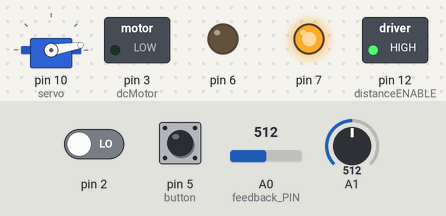
Bench run of a sketch on a simulated Arduino Mega 2560, built with avr-gcc and run on an emulated ATmega2560. Parts: servo, switched loads named in the sketch (green lamp = pin HIGH), output pins drawn as LEDs (lit = HIGH). The inputs (shaded band) are chosen by the test bench; at power-on: pin 5 (button) HIGH, A0 (feedback_PIN) = 512, pin 2 LOW, A1 = 512. What the sketch prints to the serial monitor is not drawn.

Above: at 0.06 s.
At 1.2 s:
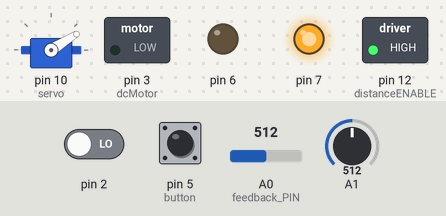
1.3 s: pin 5 (button) pulled LOW for 0.15 s
2.9 s: A0 (feedback_PIN) set to 716
Timing chart, 0 to 5.9 s (numbered marks = the images above; inputs shaded):
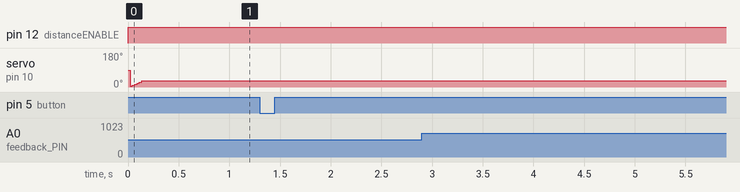

The sketch:

TIL_KRISTIAN.ino
```cpp
//#include <TimerOne.h>
#include <Servo.h>
#define feedback_PIN A0
#define PWM_PIN 9

unsigned long t0 = 0;
const unsigned long ts = 5;

float T = 0.0005;
float PWM_OUT = 0;

int servocounter = 0;

unsigned long timeold = 0;
float Kp = 2;
float Kv = 2;

float ref = 32;
float lastref = 32;

const byte dcMotor = 3;  // Timer 2 "B" output: OC2B

const byte servo = 10;  // Timer 2 "B" output: OC2B

const long frequency_motor = 20000L;  // Hz

const long frequency_Servo =50L;

float DUTY = 32;
float lastduty = 32;
float lastmappedduty = 0;
float theta = 32;
float lasttheta = 32;
float lasterror = 0;
float DUTY_DC = 0;
float toPWM = (1 / DUTY) * 100;
float toPWM_DC = 0;

float IRdistance = 30;
float realDistance = 0.30;
int distanceCounter = 0;
int button = 5;

float L = 0.3;
float v = 0;

float servopos = 32;
float lastservopos = 32;
float velocityfeedback = 0;

// Variables for measuring velocity
unsigned long tstart = 0;
unsigned long tstop = 0;
unsigned long tlast = 0;
double circumference = 0.2765; //27,65 cm
double magnets = 8.0;
Servo myservo;

volatile int interruptCounter = 0;

// Timing
unsigned long tservoLast = 0;
unsigned long tDCLast = 0;
unsigned long tvelocityLast = 0;
unsigned long tDistanceLast = 0;

int lastSensorValue = 0;

int fServo = 400;
int fDC = 40;
int fvelocity = 10000;
int fDistance = 1000;

int distanceENABLE = 12;
void setup() {
  // put your setup code here, to run once:
  Serial.begin(115200);

  myservo.attach(10);


  t0 = millis();
  pinMode(distanceENABLE, OUTPUT);
  pinMode (dcMotor, OUTPUT);
  pinMode(button, INPUT_PULLUP);
  pinMode ( servo, OUTPUT);
  pinMode(6, OUTPUT);
  pinMode(7,OUTPUT);
  digitalWrite(6,LOW);
  digitalWrite(7,HIGH);
  attachInterrupt(0, magnet_detect, RISING);//Initialize the intterrupt pin (Arduino digital pin 2)


  TCCR2A = bit (WGM20) | bit (WGM21) | bit (COM2B1); // fast PWM, clear OC2B on compare

  TCCR2B = bit (WGM22) | bit (CS21);         // fast PWM, prescaler of 8

  OCR2A =  ((F_CPU / 8) / frequency_motor) - 1;    // zero relative

  OCR2B = ((OCR2A + 1) / toPWM) - 1;             // 50% duty cycle


  /*
  TCCR1A = bit (WGM11) | bit (WGM10) | bit (COM1B1); // fast PWM, clear OC2B on compare

   TCCR1B = bit (WGM13) | bit (CS21);         // fast PWM, prescaler of 8

   OCR1A =  ((F_CPU / 16) / frequency_Servo) - 1;    // zero relative

   OCR1B = ((OCR1A + 1) / toPWM) - 1;             // 50% duty cycle*/

}

void loop() {


  if((tservoLast + (1/float(fServo))*1000) < millis()) {

    servoLoop();

    //Serial.println("SERVO");

    tservoLast = millis(); // IMPORTANT
  }


  if((tDCLast + (1/float(fDC))*1000) < millis()) {

    distanceControl();

    //Serial.println("DC");


    tDCLast = millis(); // IMPORTANT
  }

  if((tvelocityLast + (1/float(fvelocity))*1000) < millis()) {

    calculateVelocity();

    //Serial.println("VELOCITY");


    tvelocityLast = millis(); // IMPORTANT
  }

  if((tDistanceLast + (1/float(fDistance))*1000) < millis()) {

    calculateDistance();
    //Serial.println("DISTANCE");


    tDistanceLast = millis(); // IMPORTANT
  }


}
float velocity = 0;
void calculateVelocity(){
  float interval = millis()-timeold;
  if(interruptCounter >= 2){
    float velocityTMP = ((circumference / magnets) / (interval / 1000));
    if(velocityTMP < 8) velocity = velocityTMP;
    timeold = millis();
    interruptCounter = 0;
    //Serial.println(velocity);
  }

}

void calculateDistance(){
  //digitalWrite(distanceENABLE,LOW);
  int sensorValue = analogRead(A1);
  if(sensorValue > lastSensorValue) {
    IRdistance = 187754 * pow(lastSensorValue+1, -1.51);
    lastSensorValue = lastSensorValue + 1;}


  else if(sensorValue < lastSensorValue) {
    IRdistance = 187754 * pow(lastSensorValue-1, -1.51);
    lastSensorValue = lastSensorValue - 1;}

  realDistance = IRdistance/100;
  digitalWrite(distanceENABLE,HIGH);
}

void servoLoop(){
  if (Serial.available()) {
    theta = Serial.read();
  }
  T = (1/float(fServo));
  Kp = Kp/velocity;
  float error = ref - theta;
  DUTY = (1-10*T)*lastduty+Kp*(0.1*T-1)*lasterror+Kp*error;
 /* Serial.print(ref);
   Serial.print(',');
   Serial.print(error);
   Serial.print(',');
   Serial.println(DUTY);*/
  lastduty = DUTY;
  lasterror = error;
  servopos = analogRead(A0);
  servopos = map(servopos, 250, 605, 0, 65);
  velocityfeedback = (Kv*(servopos-lastservopos))/T;
  lastservopos = servopos;

  if(DUTY < -5) DUTY = -5;
  else if(DUTY > 5) DUTY = 5;
  //if(error < 0){
  DUTY = DUTY*100;
  DUTY = map(DUTY, 5*100, -5*100, 2500, 4000);
  //else if (error > 0){
  //DUTY = map(DUTY, -0.3*Kp, 0.3*Kp, 320, 570);}
  DUTY = DUTY/100;
  DUTY = DUTY-velocityfeedback;
  if(DUTY - lastmappedduty > 1) DUTY = lastmappedduty+1;
  else if(DUTY - lastmappedduty < -1) DUTY = lastmappedduty-1;
  lastmappedduty = DUTY;
  /*Serial.print(',');
   Serial.print(DUTY);*/


  if(DUTY < 0) DUTY = 0;
  if(DUTY > 65) DUTY = 65;
  servocounter++;
  int angle = DUTY;
  //if(servocounter >= 2){
    //Serial.println(angle);
    myservo.write(angle);
    servocounter = 0;
  //}
  /*Serial.print(',');
   Serial.println(angle);*/
  //DUTY = 4.3; //remove this

  //toPWM = (1 / DUTY) * 100;

  //OCR1B = ((OCR1A + 1) / toPWM) - 1;
}

float PWM_DC = 0;
float PWM_last_DC = 0;
float PWM_real_DC = 0;
float Error_DC = 0;
float Error_last_DC = 0;
float V_last = 0;

void distanceControl(){
   //D_measured = output of distance meter.
  float V_measured;
  if(digitalRead(button) == LOW){
  float D_ref = 0.324;
  float K_p_distance = -2;
  float K_i_distance = -0.3;
  float K_v_distance = 0.1;

  float D_measured = realDistance;
  velocity = velocity*100;

    V_measured = map(velocity,0,800,0,100);
    V_measured = V_measured/100;

    if(V_measured < 1 && V_measured > 0){
     V_last = V_measured;
    }
    else V_measured = V_last;

  Error_DC = D_ref - D_measured;
  PWM_DC = ((Error_DC - Error_last_DC)*K_p_distance) + (K_i_distance*Error_last_DC*T) + PWM_last_DC;
  PWM_real_DC = PWM_DC - (K_v_distance * V_measured);

  //Sæt motor ting til PWMa

  Error_last_DC = Error_DC;
  PWM_last_DC = PWM_DC; // DUTY CYCLE


    if(PWM_real_DC > 1) PWM_real_DC = 1;
    else if(PWM_real_DC < 0) PWM_real_DC = 0;
    if(PWM_real_DC == 0)toPWM_DC = 0;
    else toPWM_DC = (1 / float(PWM_real_DC*100)) * 100;

  if(realDistance > 1) toPWM_DC = 0;

  OCR2B = ((OCR2A + 1) / toPWM_DC) - 1;

  Serial.print(realDistance);
  Serial.print(',');
  Serial.print(V_measured);
  Serial.print(',');
  Serial.print(toPWM_DC);
  Serial.print(',');
  Serial.print(PWM_DC);
  Serial.print(',');
  Serial.println(PWM_real_DC);
}


else {
    toPWM_DC = 0;

    OCR2B = ((OCR2A + 1) / toPWM_DC) - 1;
  }
}
void dcmotorLoop(){

  if(digitalRead(button) == LOW){
    DUTY_DC = 25;
    toPWM_DC = (1 / DUTY_DC) * 100;

    OCR2B = ((OCR2A + 1) / toPWM_DC) - 1;
    //Serial.println("ALT GODT");
  }
  else {
    toPWM_DC = 0;

    OCR2B = ((OCR2A + 1) / toPWM_DC) - 1;
  }
}
/*
 void dc_motor_loop(){
 float error = Distanceref - Distancemeas;

 }
 */
void magnet_detect() {
  //tlast = tstart;
  //tstart = millis();
  interruptCounter++;
  //Serial.println("detect");
}
```

Measured:
- after the input at 1.3 s, every drawn part: stays the same
